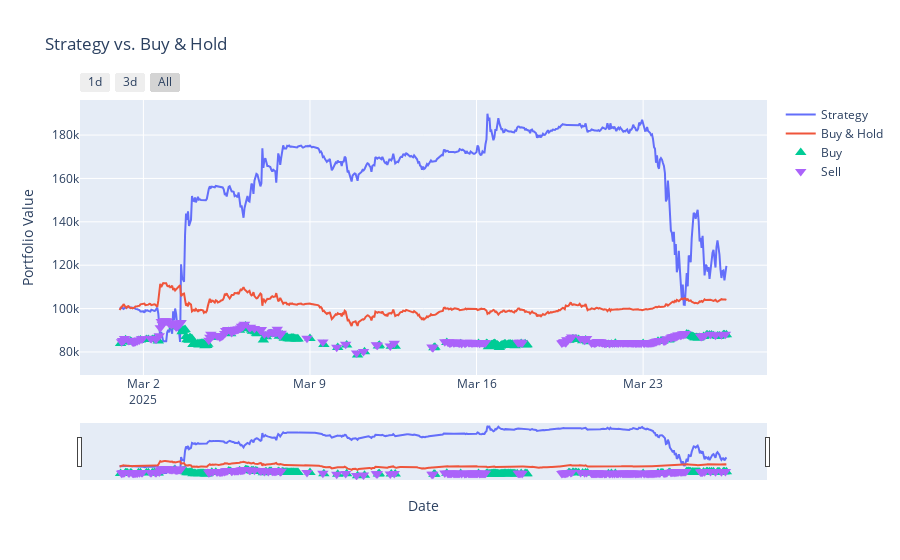

Here is the notebook cell this chart was saved with:
### Code cell
fig = e.plot()

### Figure 1 — Plotly figure (JSON) as saved in the notebook; plotly's stock layout.template omitted (floating-point values rounded to 4 significant figures; data arrays with more than 128 entries replaced by an {"elided": "..."} marker saying what was removed)
{"data": [{"mode": "lines", "name": "Strategy", "type": "scatter", "x": {"elided": "613 str values"}, "y": {"elided": "613 float values"}}, {"mode": "lines", "name": "Buy & Hold", "type": "scatter", "x": {"elided": "613 str values"}, "y": {"elided": "613 float values"}}, {"marker": {"size": 10, "symbol": "triangle-up"}, "mode": "markers", "name": "Buy", "type": "scatter", "x": {"elided": "177 str values"}, "y": {"elided": "177 float values"}}, {"marker": {"size": 10, "symbol": "triangle-down"}, "mode": "markers", "name": "Sell", "type": "scatter", "x": {"elided": "226 str values"}, "y": {"elided": "226 float values"}}], "layout": {"hovermode": "x unified", "title": {"text": "Strategy vs. Buy & Hold"}, "xaxis": {"rangeselector": {"buttons": [{"count": 24, "label": "1d", "step": "hour", "stepmode": "backward"}, {"count": 72, "label": "3d", "step": "hour", "stepmode": "backward"}, {"label": "All", "step": "all"}]}, "rangeslider": {"visible": true}, "title": {"text": "Date"}, "type": "date"}, "yaxis": {"title": {"text": "Portfolio Value"}}}}
